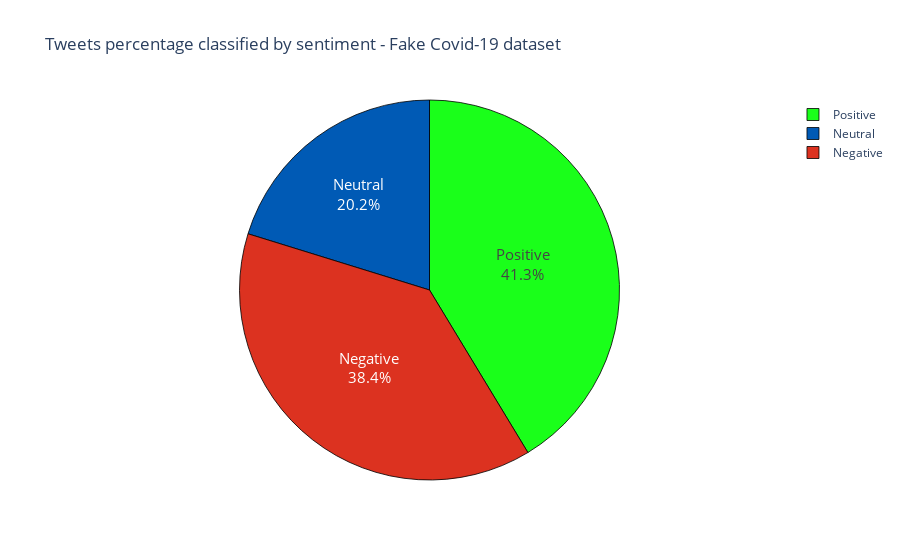

Notebook source saved alongside this figure:
### Markdown cell above
Then we have created the pie chart:

### Code cell
colors = ['#1AFF1A', '#005AB5', '#DC3220']
    
fig_fake1 = px.pie(df_fake1, values='Count', names='Category',
             title='Tweets percentage classified by sentiment - Fake Covid-19 dataset')
fig_fake1.update_traces(sort=False,textposition='inside', textinfo='percent+label', textfont_size=15,
                  marker=dict(colors=colors, line=dict(color='#000000', width=0.8)))
fig_fake1.show()

### Figure 1 — Plotly figure (JSON) as saved in the notebook; plotly's stock layout.template omitted (floating-point values rounded to 4 significant figures)
{"data": [{"domain": {"x": [0, 1], "y": [0, 1]}, "hovertemplate": "Category=%{label}<br>Count=%{value}<extra></extra>", "labels": ["Positive", "Neutral", "Negative"], "legendgroup": "", "marker": {"colors": ["#1AFF1A", "#005AB5", "#DC3220"], "line": {"color": "#000000", "width": 0.8}}, "name": "", "showlegend": true, "sort": false, "textfont": {"size": 15}, "textinfo": "percent+label", "textposition": "inside", "type": "pie", "values": [601, 294, 559]}], "layout": {"legend": {"tracegroupgap": 0}, "title": {"text": "Tweets percentage classified by sentiment - Fake Covid-19 dataset"}}}
